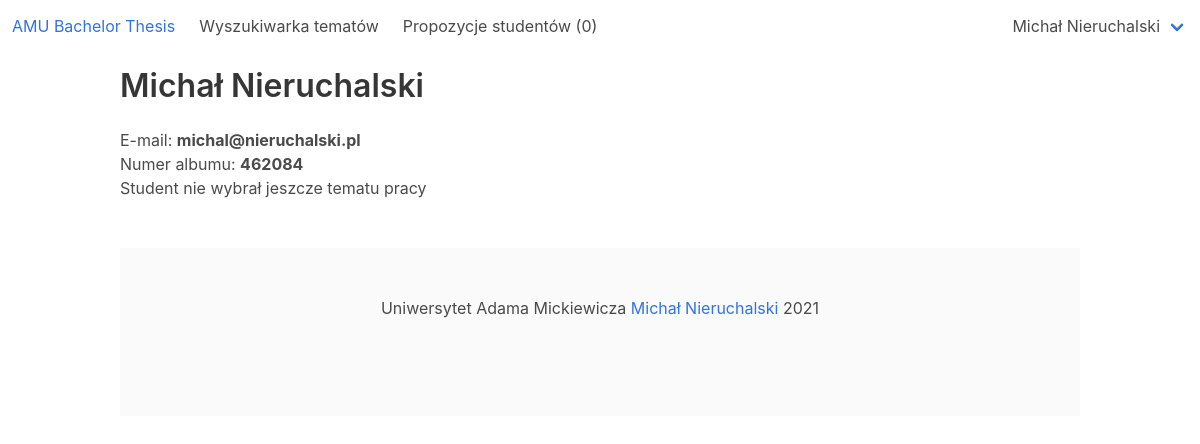
/amu_bachelor_thesis/student/3 (signed in), run on the app's committed database.
### amu_bachelor_thesis_app/models.py (models this page shows, shortened)
class User(AbstractBaseUser, PermissionsMixin):
    USERNAME_FIELD = 'email'
    LECTURER = 1
    STUDENT = 2
    SUPERUSER = 3
    ROLE_CHOICES = (
        (LECTURER, 'Lecturer'),
        (STUDENT, 'Student'),
        (SUPERUSER, 'Superuser')
    )
    objects = CustomUserManager()
    role = models.PositiveSmallIntegerField(choices=ROLE_CHOICES, blank=False, null=False)
    email = models.EmailField('email address', blank=False, null=False, unique=True)
    def __str__(self):
        if self.role == User.STUDENT:
            return str(self.student)
        if self.role == User.LECTURER:
            return str(self.lecturer)
        return self.email
    def is_student(self):
        return self.role == User.STUDENT
    def is_lecturer(self):
        return self.role == User.LECTURER
    @property
    def is_superuser(self):
        return self.role == self.SUPERUSER

class Lecturer(models.Model):
    first_name = models.CharField(max_length=180, blank=False, null=False)
    last_name = models.CharField(max_length=180, blank=False, null=False)
    degree = models.CharField(max_length=180, blank=True, null=True)
    interests = models.CharField(max_length=2000, blank=True, null=True)
    description = models.CharField(max_length=4000, blank=True, null=True)
    user = models.OneToOneField(User, on_delete=models.CASCADE, primary_key=True)
    def __str__(self):
        return self.first_name + ' ' + self.last_name

class Student(models.Model):
    first_name = models.CharField(max_length=180, blank=False, null=False)
    last_name = models.CharField(max_length=180, blank=False, null=False)
    album_number = models.CharField(max_length=6, blank=False, null=False)
    user = models.OneToOneField(User, on_delete=models.CASCADE, primary_key=True)
    def __str__(self):
        return self.first_name + ' ' + self.last_name
    def has_thesis(self):
        try:
            return self.thesis is not None
        except AttributeError:
            return False

### amu_bachelor_thesis_app/views/students_views.py (the view)
# urls.py: path('student/<int:pk>', students_views.StudentProfile.as_view(), name='student_profile'),
@method_decorator(login_required, name='dispatch')
class StudentProfile(generic.DetailView):
    model = Student
    template_name = 'amu_bachelor_thesis_app/student/student_profile.html'

### amu_bachelor_thesis_app/templatetags/helpers.py (called while the page is built)
@register.simple_tag
def get_number_of_notifications(user):
    return user.notification_set.count()

@register.simple_tag
def has_notifications(user):
    return user.notification_set.filter(is_seen=False).count() == 0

### amu_bachelor_thesis_app/templatetags/lecturer.py (called while the page is built)
@register.simple_tag
def count_thesis_propositions(lecturer):
    return ThesisProposition.objects.filter(lecturer=lecturer, is_active=True).count()

### amu_bachelor_thesis_app/templates/amu_bachelor_thesis_app/student/student_profile.html (shortened to what this page needs)
{% extends 'amu_bachelor_thesis_app/base.html' %}
{% block content %}
    <h2 class="title">{{ student }}</h2>
    <p>
        E-mail: <b>{{ student.user.email }}</b>
    </p>
    <p>
        Numer albumu: <b>{{ student.album_number }}</b>
    </p>
    {% if student.has_thesis %}
        <p>Wybrany temat: <a href="{% url 'amu_bachelor_thesis:thesis' student.thesis.id %}">{{ student.thesis.title }}</a> </p>
    {% else %}
        <p>Student nie wybrał jeszcze tematu pracy</p>
    {% endif %}
{% endblock %}

### amu_bachelor_thesis_app/templates/amu_bachelor_thesis_app/shell/navbar.html (shortened to what this page needs)
{% load lecturer %}
{% load helpers %}
<nav class="navbar" role="navigation">
    <div class="navbar-brand">
        <a class="navbar-item" href="{% url 'amu_bachelor_thesis:home' %}">
            <h1>AMU Bachelor Thesis</h1>
        </a>
    </div>
    <div id="navbarBasicExample" class="navbar-menu">
        <div class="navbar-start">
            {% if user.is_authenticated %}
                <a class="navbar-item" href="{% url 'amu_bachelor_thesis:search_engine' %}">Wyszukiwarka tematów</a>
            {% endif %}
            {% if user.is_lecturer %}
                <a class="navbar-item" href="{% url 'amu_bachelor_thesis:lecturer_manage_thesis_propositions' %}">
                    Propozycje studentów ({% count_thesis_propositions user.lecturer %})
                </a>
            {% endif %}
        </div>
    </div>
    <div class="navbar-end">
        <div class="navbar-end">
            {% if user.is_authenticated %}
                <div class="navbar-item has-dropdown is-hoverable">
                    <a class="navbar-link">{{ user }}</a>
                </div>
            {% endif %}
        </div>
    </div>
</nav>

### data on the page
User: id.user_id "0", role.last_name "Michał Nieruchalski"
Student: first_name+last_name "Michał Nieruchalski", user.email "michal@nieruchalski.pl", album_number "462084"
